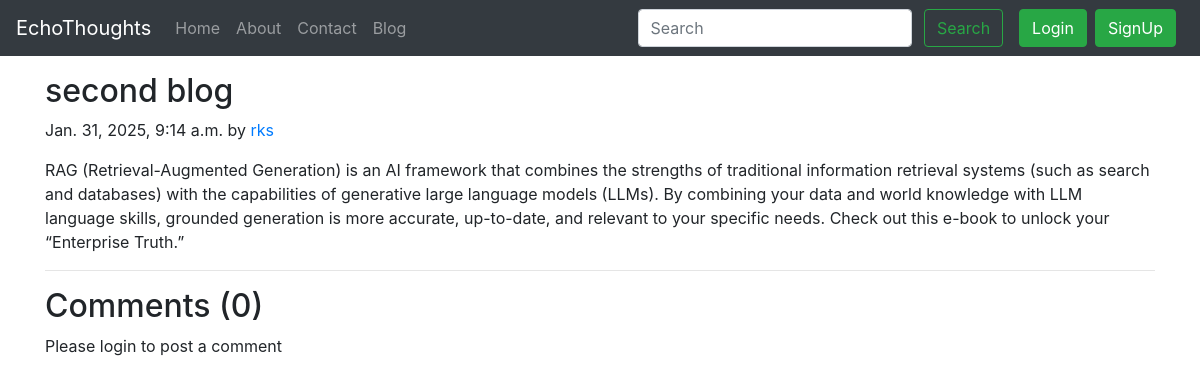
/blog/second-blog, run on the app's committed database.
### Blog/models.py (models this page shows, shortened)
class Post(models.Model):
    sno=models.AutoField(primary_key=True)
    title=models.CharField(max_length=255)
    author=models.CharField(max_length=14)
    slug=models.CharField(max_length=130)
    timeStamp=models.DateTimeField(blank=True)
    content=models.TextField()

### Blog/views.py (the view)
# urls.py: path('<str:slug>', views.blogPost, name='blogPost'),
def blogPost(request, slug):
    post=Post.objects.filter(slug=slug).first()
    comments= BlogComment.objects.filter(post=post, parent=None)
    replies= BlogComment.objects.filter(post=post).exclude(parent=None)
    replyDict={}
    for reply in replies:
        if reply.parent.sno not in replyDict.keys():
            replyDict[reply.parent.sno]=[reply]
        else:
            replyDict[reply.parent.sno].append(reply)
    context={'post':post, 'comments': comments, 'user': request.user, 'replyDict': replyDict}
    return render(request, "blog/blogPost.html", context)

### templates/blog/blogpost.html (shortened to what this page needs)
{% extends 'base.html' %}
{% block body %}
{% load humanize %}
{% load extras %}
<div class="container my-3">
    <h2 class="blog-post-title">{{post.title}}</h2>
    <p class="blog-post-meta">{{post.timeStamp}} by <a href="/about">{{post.author}}</a></p>
    <p>{{post.content|safe}}</p>
    <hr>
</div>
<div class="container">
    <h2> Comments ({{comments.count}}) </h2>
    <div class="my-2">
        {% if user.is_authenticated %}
        <form action="/blog/postComment" method="post">
            {% csrf_token %}
            <div class="form-group">
                <label for="exampleInputEmail1">Post Comment </label>
                <input type="text" class="form-control" name="comment" placeholder="Enter comment here">
            </div>
            <input type="hidden" name="postSno" value="{{post.sno}}">
            <input type="hidden" name="parentSno" value="">
            <button type="submit" class="btn btn-primary">Submit</button>
        </form>
        {% else %}
        Please login to post a comment
        {% endif %}
    </div>
</div>
{% endblock %}

### data on the page
Post: title "second blog", timeStamp "Jan. 31, 2025, 9:14 a.m.", author "rks", content "RAG (Retrieval-Augmented Generation) is an AI framework that combines the strengths of traditional information retrieval systems (such as search and databases) with the capabilities of generative large language models (LLMs). By combining your data and world knowledge with LLM language skills, grounded generation is more accurate, up-to-date, and relevant to your specific needs. Check out this e-book to unlock your “Enterprise Truth.”"

### other printed values
{{ comments.count }} "0"
